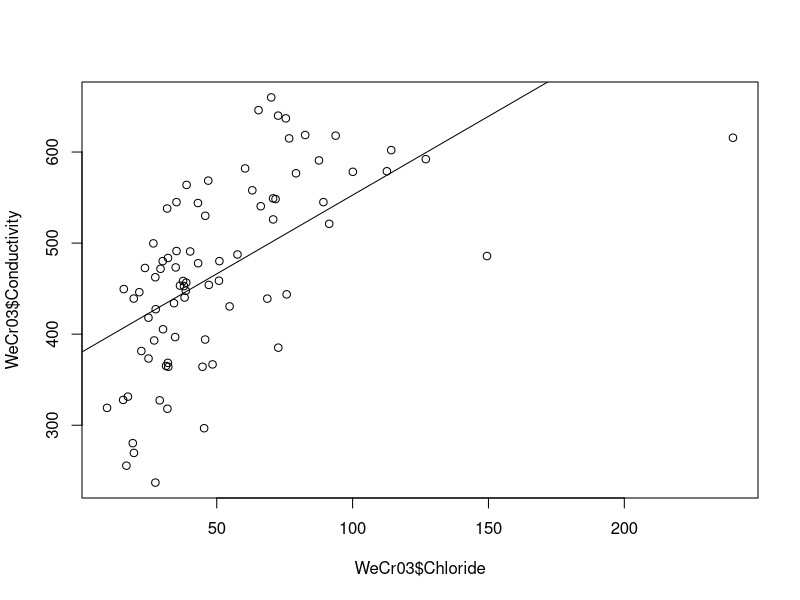
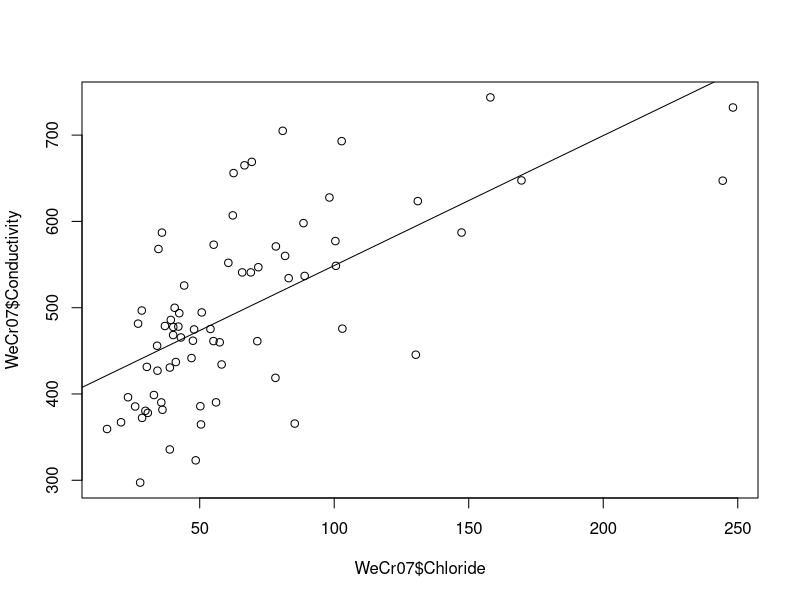
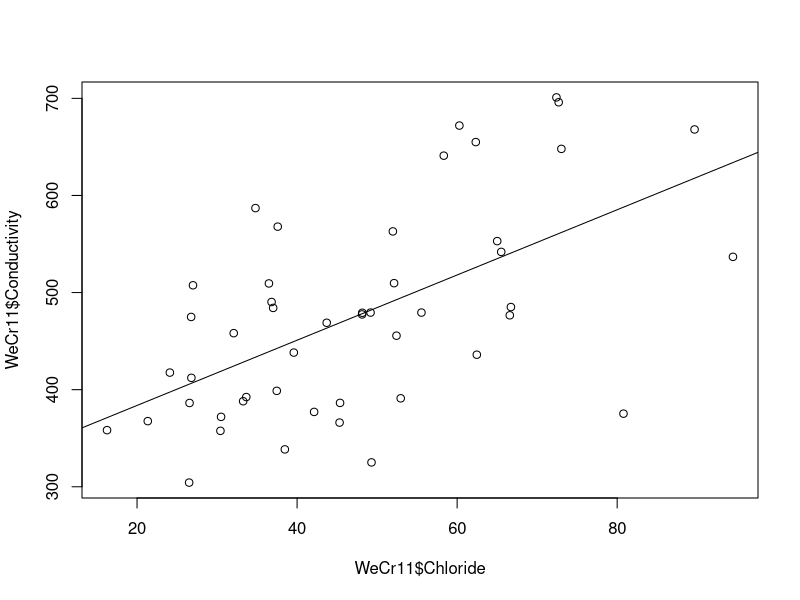
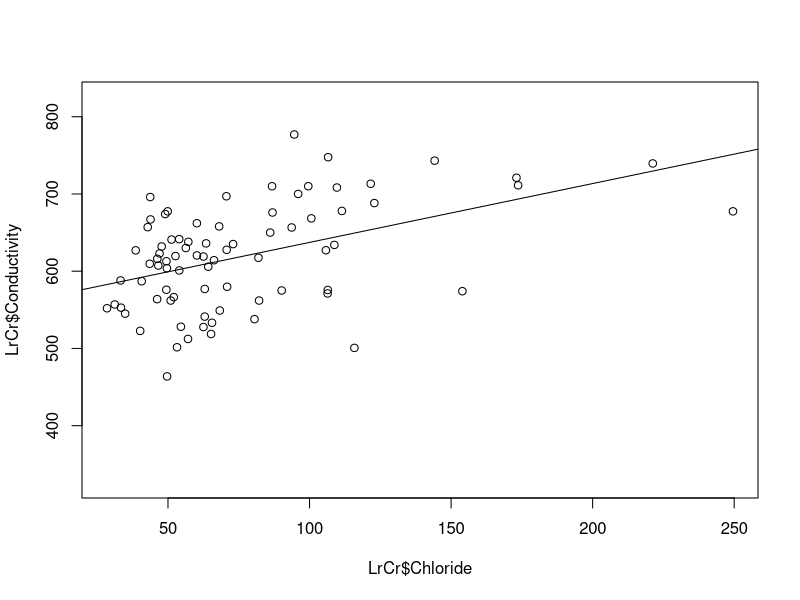
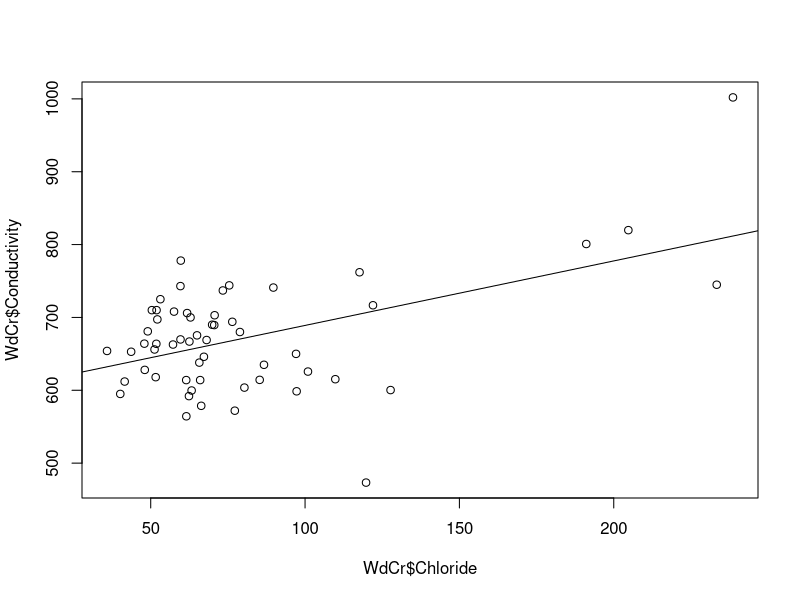
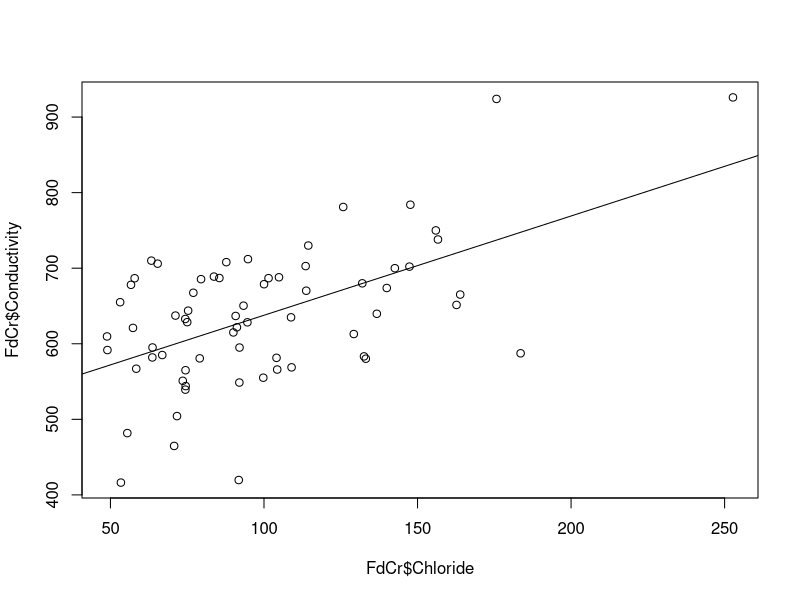
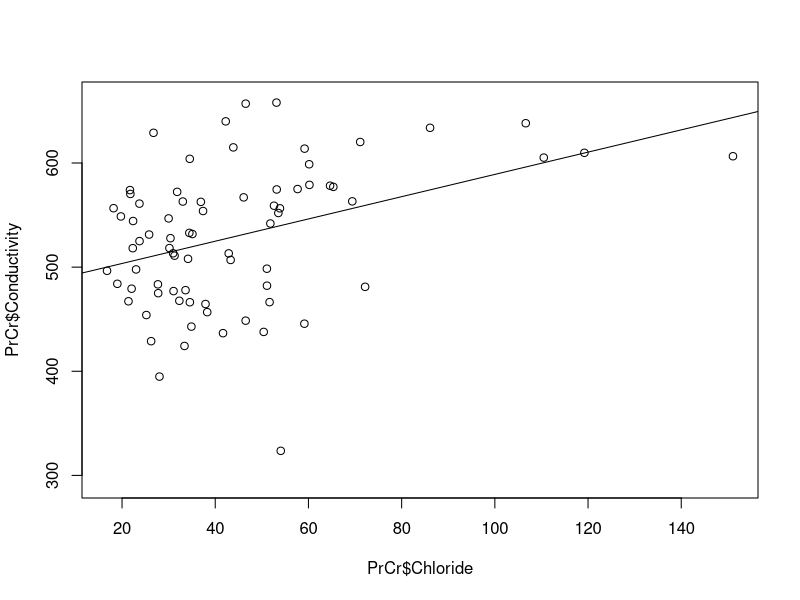
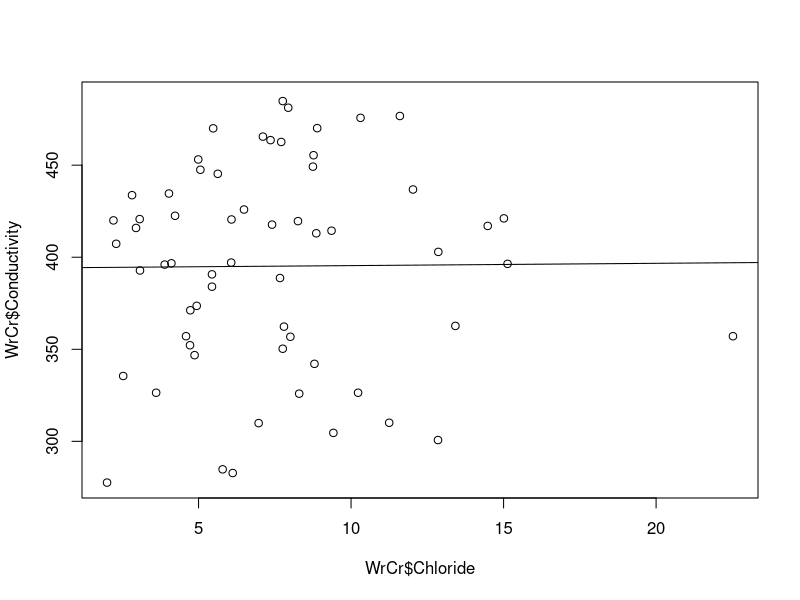

Write the R code that produced these figures, in order. (Note: this script raises an error after producing the figures.)
## ---- chunk 1
waterchem2 <- read.csv("Water Chem.csv")

library(ggplot2)
library(cowplot)

WeCr <- subset(waterchem2, Site== "WeCr03"|Site=="WeCr07"|Site== "WeCr09"|Site== "WeCr11"|Site=="LrCr"|Site== "WdCr"|Site=="PrCr"|Site== "FdCr"|Site=="OhRv01"|Site== "OhRv02")

NfSh <- subset(waterchem2, Site== "NoFr03"|Site=="NoFr02"|Site== "NoFr01"|Site=="WrCr"|Site=="ShCr02"|Site== "ShCr05"|Site=="ShCr06")

BfCr <- subset(waterchem2, Site=="BfCr02"|Site== "CmCr")

AMDs <- subset(waterchem2, Site== "ChCr01"|Site=="NrCr"|Site== "CsCr")

WeCr03 <- subset(waterchem2, Site=="WeCr03")
WeCr07 <- subset(waterchem2, Site=="WeCr07")
WeCr09 <- subset(waterchem2, Site=="WeCr09")
WeCr11 <- subset(waterchem2, Site=="WeCr11")
LrCr <- subset(waterchem2, Site=="LrCr")
WdCr <- subset(waterchem2, Site=="WdCr")
FdCr <- subset(waterchem2, Site=="FdCr")
PrCr <- subset(waterchem2, Site=="PrCr")
WrCr <- subset(waterchem2, Site=="WrCr")
NoFr03 <- subset(waterchem2, Site=="NoFr03")
NoFr02 <- subset(waterchem2, Site=="NoFr02")
NoFr01 <- subset(waterchem2, Site=="NoFr01")
ShCr02 <- subset(waterchem2, Site=="ShCr02")
ShCr05 <- subset(waterchem2, Site=="ShCr05")
ShCr06 <- subset(waterchem2, Site=="ShCr06")
BfCr02 <- subset(waterchem2, Site=="BfCr02")
CmCr <- subset(waterchem2, Site=="CmCr")
OhRv01 <- subset(waterchem2, Site=="OhRv01")
OhRv02 <- subset(waterchem2, Site=="OhRv02")
ChCr01 <- subset(waterchem2, Site=="ChCr01")
NrCr <- subset(waterchem2, Site=="NrCr")
CsCr <- subset(waterchem2, Site=="CsCr")
## ---- chunk 2

summary(lm.WeCr03<-lm(WeCr03$Conductivity~WeCr03$Chloride))
plot(WeCr03$Conductivity~WeCr03$Chloride)
abline(lm.WeCr03)

summary(lm.WeCr07<-lm(WeCr07$Conductivity~WeCr07$Chloride))
plot(WeCr07$Conductivity~WeCr07$Chloride)
abline(lm.WeCr07)     
     
summary(lm.WeCr11<-lm(WeCr11$Conductivity~WeCr11$Chloride))
plot(WeCr11$Conductivity~WeCr11$Chloride)
abline(lm.WeCr11)  

summary(lm.LrCr<-lm(LrCr$Conductivity~LrCr$Chloride))
plot(LrCr$Conductivity~LrCr$Chloride)
abline(lm.LrCr)  

summary(lm.WdCr<-lm(WdCr$Conductivity~WdCr$Chloride))
plot(WdCr$Conductivity~WdCr$Chloride)
abline(lm.WdCr)

summary(lm.FdCr<-lm(FdCr$Conductivity~FdCr$Chloride))
plot(FdCr$Conductivity~FdCr$Chloride)
abline(lm.FdCr)

summary(lm.PrCr<-lm(PrCr$Conductivity~PrCr$Chloride))
plot(PrCr$Conductivity~PrCr$Chloride)
abline(lm.PrCr)

summary(lm.WrCr<-lm(WrCr$Conductivity~WrCr$Chloride))
plot(WrCr$Conductivity~WrCr$Chloride)
abline(lm.WrCr)

summary(lm.NoFr03<-lm(NoFr03$Conductivity~NoFr03$Chloride))
plot(NoFr03$Conductivity~NoFr03$Chloride)
abline(lm.NoFr03) 

summary(lm.NoFr02<-lm(NoFr02$Conductivity~NoFr02$Chloride))
plot(NoFr02$Conductivity~NoFr02$Chloride)
abline(lm.NoFr02) 

summary(lm.NoFr01<-lm(NoFr01$Conductivity~NoFr01$Chloride))
plot(NoFr01$Conductivity~NoFr01$Chloride)
abline(lm.NoFr01)

summary(lm.ShCr02<-lm(ShCr02$Conductivity~ShCr02$Chloride))
plot(ShCr02$Conductivity~ShCr02$Chloride)
abline(lm.ShCr02)

summary(lm.ShCr05<-lm(ShCr05$Conductivity~ShCr05$Chloride))
plot(ShCr05$Conductivity~ShCr05$Chloride)
abline(lm.ShCr05)

summary(lm.ShCr06<-lm(ShCr06$Conductivity~ShCr06$Chloride))
plot(ShCr06$Conductivity~ShCr06$Chloride)
abline(lm.ShCr06)

summary(lm.BfCr02 <-lm(BfCr02 $Conductivity~BfCr02 $Chloride))
plot(BfCr02 $Conductivity~BfCr02 $Chloride)
abline(lm.BfCr02 )

summary(lm.OhRv02<-lm(OhRv02$Conductivity~OhRv02$Chloride))
plot(OhRv02$Conductivity~OhRv02$Chloride)
abline(lm.OhRv02)


summary(lm.ChCr01<-lm(ChCr01$Conductivity~ChCr01$Chloride))
plot(ChCr01$Conductivity~ChCr01$Chloride)
abline(lm.ChCr01)

summary(lm.NrCr <-lm(NrCr $Conductivity~NrCr $Chloride))
plot(NrCr $Conductivity~NrCr $Chloride)
abline(lm.NrCr )

summary(lm.CsCr <-lm(CsCr $Conductivity~CsCr $Chloride))
plot(CsCr $Conductivity~CsCr $Chloride)
abline(lm.CsCr )


## ---- chunk 3
winter2021 <- read.csv("Winter 2021.csv")

WeCr03W21 <- subset(winter2021, Site=="WeCr03")
WeCr07W21 <- subset(winter2021, Site=="WeCr07")
WeCr09W21 <- subset(winter2021, Site=="WeCr09")
LrCrW21 <- subset(winter2021, Site=="LrCr")
WdCrW21 <- subset(winter2021, Site=="WdCr")
FdCrW21 <- subset(winter2021, Site=="FdCr")
PrCrW21 <- subset(winter2021, Site=="PrCr")
WrCrW21 <- subset(winter2021, Site=="WrCr")
NoFr03W21 <- subset(winter2021, Site=="NoFr03")
NoFr02W21 <- subset(winter2021, Site=="NoFr02")
NoFr01W21 <- subset(winter2021, Site=="NoFr01")
ShCr02W21 <- subset(winter2021, Site=="ShCr02")
ShCr05W21 <- subset(winter2021, Site=="ShCr05")
ShCr06W21 <- subset(winter2021, Site=="ShCr06")
BfCr02W21 <- subset(winter2021, Site=="BfCr02")
CmCrW21 <- subset(winter2021, Site=="CmCr")
OhRv01W21 <- subset(winter2021, Site=="OhRv01")
OhRv02W21 <- subset(winter2021, Site=="OhRv02")
ChCr01W21 <- subset(winter2021, Site=="ChCr01")
NrCrW21 <- subset(winter2021, Site=="NrCr")
CsCrW21 <- subset(winter2021, Site=="CsCr")

plot(WeCr03W21$Conductivity~WeCr03W21$Chloride)
abline(lm(WeCr03W21$Conductivity~WeCr03W21$Chloride))
summary(lm(WeCr03W21$Conductivity~WeCr03W21$Chloride))

plot(WeCr07W21$Conductivity~WeCr07W21$Chloride)
abline(lm(WeCr07W21$Conductivity~WeCr07W21$Chloride))
summary(lm(WeCr07W21$Conductivity~WeCr07W21$Chloride))

plot(WeCr09W21$Conductivity~WeCr09W21$Chloride)
abline(lm(WeCr09W21$Conductivity~WeCr09W21$Chloride))
summary(lm(WeCr09W21$Conductivity~WeCr09W21$Chloride))

plot(LrCrW21$Conductivity~LrCrW21$Chloride)
abline(lm(LrCrW21$Conductivity~LrCrW21$Chloride))
summary(lm(LrCrW21$Conductivity~LrCrW21$Chloride))

plot(WdCrW21$Conductivity~WdCrW21$Chloride)
abline(lm(WdCrW21$Conductivity~WdCrW21$Chloride))
summary(lm(WdCrW21$Conductivity~WdCrW21$Chloride))

plot(FdCrW21$Conductivity~FdCrW21$Chloride)
abline(lm(FdCrW21$Conductivity~FdCrW21$Chloride))
summary(lm(FdCrW21$Conductivity~FdCrW21$Chloride))

plot(PrCrW21$Conductivity~PrCrW21$Chloride)
abline(lm(PrCrW21$Conductivity~PrCrW21$Chloride))
summary(lm(PrCrW21$Conductivity~PrCrW21$Chloride))

plot(WrCrW21$Conductivity~WrCrW21$Chloride)
abline(lm(WrCrW21$Conductivity~WrCrW21$Chloride))
summary(lm(WrCrW21$Conductivity~WrCrW21$Chloride))

plot(NoFr03W21$Conductivity~NoFr03W21$Chloride)
abline(lm(NoFr03W21$Conductivity~NoFr03W21$Chloride))
summary(lm(NoFr03W21$Conductivity~NoFr03W21$Chloride))

plot(NoFr02W21$Conductivity~NoFr02W21$Chloride)
abline(lm(NoFr02W21$Conductivity~NoFr02W21$Chloride))
summary(lm(NoFr02W21$Conductivity~NoFr02W21$Chloride))

plot(NoFr01W21$Conductivity~NoFr01W21$Chloride)
abline(lm(NoFr01W21$Conductivity~NoFr01W21$Chloride))
summary(lm(NoFr01W21$Conductivity~NoFr01W21$Chloride))

plot(ShCr02W21$Conductivity~ShCr02W21$Chloride)
abline(lm(ShCr02W21$Conductivity~ShCr02W21$Chloride))
summary(lm(ShCr02W21$Conductivity~ShCr02W21$Chloride))

plot(ShCr05W21$Conductivity~ShCr05W21$Chloride)
abline(lm(ShCr05W21$Conductivity~ShCr05W21$Chloride))
summary(lm(ShCr05W21$Conductivity~ShCr05W21$Chloride))

plot(ShCr06W21$Conductivity~ShCr06W21$Chloride)
abline(lm(ShCr06W21$Conductivity~ShCr06W21$Chloride))
summary(lm(ShCr06W21$Conductivity~ShCr06W21$Chloride))

plot(BfCr02W21$Conductivity~BfCr02W21$Chloride)
abline(lm(BfCr02W21$Conductivity~BfCr02W21$Chloride))
summary(lm(BfCr02W21$Conductivity~BfCr02W21$Chloride))

plot(CmCrW21$Conductivity~CmCrW21$Chloride)
abline(lm(CmCrW21$Conductivity~CmCrW21$Chloride))
summary(lm(CmCrW21$Conductivity~CmCrW21$Chloride))

plot(OhRv01W21$Conductivity~OhRv01W21$Chloride)
abline(lm(OhRv01W21$Conductivity~OhRv01W21$Chloride))
summary(lm(OhRv01W21$Conductivity~OhRv01W21$Chloride))

plot(OhRv02W21$Conductivity~OhRv02W21$Chloride)
abline(lm(OhRv02W21$Conductivity~OhRv02W21$Chloride))
summary(lm(OhRv02W21$Conductivity~OhRv02W21$Chloride))

plot(ChCr01W21$Conductivity~ChCr01W21$Chloride)
abline(lm(ChCr01W21$Conductivity~ChCr01W21$Chloride))
summary(lm(ChCr01W21$Conductivity~ChCr01W21$Chloride))

plot(NrCrW21$Conductivity~NrCrW21$Chloride)
abline(lm(NrCrW21$Conductivity~NrCrW21$Chloride))
summary(lm(NrCrW21$Conductivity~NrCrW21$Chloride))

plot(CsCrW21$Conductivity~CsCrW21$Chloride)
abline(lm(CsCrW21$Conductivity~CsCrW21$Chloride))
summary(lm(CsCrW21$Conductivity~CsCrW21$Chloride))
## ---- chunk 4
winter2020 <- read.csv("Winter 2020.csv")

WeCr03W20 <- subset(winter2020, Site=="WeCr03")
WeCr07W20 <- subset(winter2020, Site=="WeCr07")
WeCr09W20 <- subset(winter2020, Site=="WeCr09")
LrCrW20 <- subset(winter2020, Site=="LrCr")
WdCrW20 <- subset(winter2020, Site=="WdCr")
FdCrW20 <- subset(winter2020, Site=="FdCr")
PrCrW20 <- subset(winter2020, Site=="PrCr")
WrCrW20 <- subset(winter2020, Site=="WrCr")
NoFr03W20 <- subset(winter2020, Site=="NoFr03")
NoFr02W20 <- subset(winter2020, Site=="NoFr02")
NoFr01W20 <- subset(winter2020, Site=="NoFr01")
ShCr02W20 <- subset(winter2020, Site=="ShCr02")
ShCr05W20 <- subset(winter2020, Site=="ShCr05")
ShCr06W20 <- subset(winter2020, Site=="ShCr06")
BfCr02W20 <- subset(winter2020, Site=="BfCr02")
CmCrW20 <- subset(winter2020, Site=="CmCr")
OhRv01W20 <- subset(winter2020, Site=="OhRv01")
OhRv02W20 <- subset(winter2020, Site=="OhRv02")
ChCr01W20 <- subset(winter2020, Site=="ChCr01")
NrCrW20 <- subset(winter2020, Site=="NrCr")
CsCrW20 <- subset(winter2020, Site=="CsCr")

plot(WeCr03W20$Conductivity~WeCr03W20$Chloride)
abline(lm(WeCr03W20$Conductivity~WeCr03W20$Chloride))
summary(lm(WeCr03W20$Conductivity~WeCr03W20$Chloride))

plot(WeCr07W20$Conductivity~WeCr07W20$Chloride)
abline(lm(WeCr07W20$Conductivity~WeCr07W20$Chloride))
summary(lm(WeCr07W20$Conductivity~WeCr07W20$Chloride))

plot(WeCr09W20$Conductivity~WeCr09W20$Chloride)
abline(lm(WeCr09W20$Conductivity~WeCr09W20$Chloride))
summary(lm(WeCr09W20$Conductivity~WeCr09W20$Chloride))

plot(LrCrW20$Conductivity~LrCrW20$Chloride)
abline(lm(LrCrW20$Conductivity~LrCrW20$Chloride))
summary(lm(LrCrW20$Conductivity~LrCrW20$Chloride))

plot(WdCrW20$Conductivity~WdCrW20$Chloride)
abline(lm(WdCrW20$Conductivity~WdCrW20$Chloride))
summary(lm(WdCrW20$Conductivity~WdCrW20$Chloride))

plot(FdCrW20$Conductivity~FdCrW20$Chloride)
abline(lm(FdCrW20$Conductivity~FdCrW20$Chloride))
summary(lm(FdCrW20$Conductivity~FdCrW20$Chloride))

plot(PrCrW20$Conductivity~PrCrW20$Chloride)
abline(lm(PrCrW20$Conductivity~PrCrW20$Chloride))
summary(lm(PrCrW20$Conductivity~PrCrW20$Chloride))

plot(WrCrW20$Conductivity~WrCrW20$Chloride)
abline(lm(WrCrW20$Conductivity~WrCrW20$Chloride))
summary(lm(WrCrW20$Conductivity~WrCrW20$Chloride))

plot(NoFr03W20$Conductivity~NoFr03W20$Chloride)
abline(lm(NoFr03W20$Conductivity~NoFr03W20$Chloride))
summary(lm(NoFr03W20$Conductivity~NoFr03W20$Chloride))

plot(NoFr02W20$Conductivity~NoFr02W20$Chloride)
abline(lm(NoFr02W20$Conductivity~NoFr02W20$Chloride))
summary(lm(NoFr02W20$Conductivity~NoFr02W20$Chloride))

plot(NoFr01W20$Conductivity~NoFr01W20$Chloride)
abline(lm(NoFr01W20$Conductivity~NoFr01W20$Chloride))
summary(lm(NoFr01W20$Conductivity~NoFr01W20$Chloride))

plot(ShCr02W20$Conductivity~ShCr02W20$Chloride)
abline(lm(ShCr02W20$Conductivity~ShCr02W20$Chloride))
summary(lm(ShCr02W20$Conductivity~ShCr02W20$Chloride))

plot(ShCr05W20$Conductivity~ShCr05W20$Chloride)
abline(lm(ShCr05W20$Conductivity~ShCr05W20$Chloride))
summary(lm(ShCr05W20$Conductivity~ShCr05W20$Chloride))

plot(ShCr06W20$Conductivity~ShCr06W20$Chloride)
abline(lm(ShCr06W20$Conductivity~ShCr06W20$Chloride))
summary(lm(ShCr06W20$Conductivity~ShCr06W20$Chloride))

plot(BfCr02W20$Conductivity~BfCr02W20$Chloride)
abline(lm(BfCr02W20$Conductivity~BfCr02W20$Chloride))
summary(lm(BfCr02W20$Conductivity~BfCr02W20$Chloride))

plot(CmCrW20$Conductivity~CmCrW20$Chloride)
abline(lm(CmCrW20$Conductivity~CmCrW20$Chloride))
summary(lm(CmCrW20$Conductivity~CmCrW20$Chloride))

plot(OhRv01W20$Conductivity~OhRv01W20$Chloride)
abline(lm(OhRv01W20$Conductivity~OhRv01W20$Chloride))
summary(lm(OhRv01W20$Conductivity~OhRv01W20$Chloride))

plot(OhRv02W20$Conductivity~OhRv02W20$Chloride)
abline(lm(OhRv02W20$Conductivity~OhRv02W20$Chloride))
summary(lm(OhRv02W20$Conductivity~OhRv02W20$Chloride))

plot(ChCr01W20$Conductivity~ChCr01W20$Chloride)
abline(lm(ChCr01W20$Conductivity~ChCr01W20$Chloride))
summary(lm(ChCr01W20$Conductivity~ChCr01W20$Chloride))

plot(NrCrW20$Conductivity~NrCrW20$Chloride)
abline(lm(NrCrW20$Conductivity~NrCrW20$Chloride))
summary(lm(NrCrW20$Conductivity~NrCrW20$Chloride))

plot(CsCrW20$Conductivity~CsCrW20$Chloride)
abline(lm(CsCrW20$Conductivity~CsCrW20$Chloride))
summary(lm(CsCrW20$Conductivity~CsCrW20$Chloride))
## ---- chunk 5
summer2020 <- read.csv("Summer 2020.csv")

WeCr03S20 <- subset(summer2020, Site=="WeCr03")
WeCr07S20 <- subset(summer2020, Site=="WeCr07")
WeCr09S20 <- subset(summer2020, Site=="WeCr09")
LrCrS20 <- subset(summer2020, Site=="LrCr")
WdCrS20 <- subset(summer2020, Site=="WdCr")
FdCrS20 <- subset(summer2020, Site=="FdCr")
PrCrS20 <- subset(summer2020, Site=="PrCr")
WrCrS20 <- subset(summer2020, Site=="WrCr")
NoFr03S20 <- subset(summer2020, Site=="NoFr03")
NoFr02S20 <- subset(summer2020, Site=="NoFr02")
NoFr01S20 <- subset(summer2020, Site=="NoFr01")
ShCr02S20 <- subset(summer2020, Site=="ShCr02")
ShCr05S20 <- subset(summer2020, Site=="ShCr05")
ShCr06S20 <- subset(summer2020, Site=="ShCr06")
BfCr02S20 <- subset(summer2020, Site=="BfCr02")
CmCrS20 <- subset(summer2020, Site=="CmCr")
OhRv01S20 <- subset(summer2020, Site=="OhRv01")
OhRv02S20 <- subset(summer2020, Site=="OhRv02")
ChCr01S20 <- subset(summer2020, Site=="ChCr01")
NrCrS20 <- subset(summer2020, Site=="NrCr")
CsCrS20 <- subset(summer2020, Site=="CsCr")

plot(WeCr03S20$Conductivity~WeCr03S20$Chloride)
abline(lm(WeCr03S20$Conductivity~WeCr03S20$Chloride))
summary(lm(WeCr03S20$Conductivity~WeCr03S20$Chloride))

plot(WeCr07S20$Conductivity~WeCr07S20$Chloride)
abline(lm(WeCr07S20$Conductivity~WeCr07S20$Chloride))
summary(lm(WeCr07S20$Conductivity~WeCr07S20$Chloride))

plot(WeCr09S20$Conductivity~WeCr09S20$Chloride)
abline(lm(WeCr09S20$Conductivity~WeCr09S20$Chloride))
summary(lm(WeCr09S20$Conductivity~WeCr09S20$Chloride))

plot(LrCrS20$Conductivity~LrCrS20$Chloride)
abline(lm(LrCrS20$Conductivity~LrCrS20$Chloride))
summary(lm(LrCrS20$Conductivity~LrCrS20$Chloride))

plot(WdCrS20$Conductivity~WdCrS20$Chloride)
abline(lm(WdCrS20$Conductivity~WdCrS20$Chloride))
summary(lm(WdCrS20$Conductivity~WdCrS20$Chloride))

plot(FdCrS20$Conductivity~FdCrS20$Chloride)
abline(lm(FdCrS20$Conductivity~FdCrS20$Chloride))
summary(lm(FdCrS20$Conductivity~FdCrS20$Chloride))

plot(PrCrS20$Conductivity~PrCrS20$Chloride)
abline(lm(PrCrS20$Conductivity~PrCrS20$Chloride))
summary(lm(PrCrS20$Conductivity~PrCrS20$Chloride))

plot(WrCrS20$Conductivity~WrCrS20$Chloride)
abline(lm(WrCrS20$Conductivity~WrCrS20$Chloride))
summary(lm(WrCrS20$Conductivity~WrCrS20$Chloride))

plot(NoFr03S20$Conductivity~NoFr03S20$Chloride)
abline(lm(NoFr03S20$Conductivity~NoFr03S20$Chloride))
summary(lm(NoFr03S20$Conductivity~NoFr03S20$Chloride))

plot(NoFr02S20$Conductivity~NoFr02S20$Chloride)
abline(lm(NoFr02S20$Conductivity~NoFr02S20$Chloride))
summary(lm(NoFr02S20$Conductivity~NoFr02S20$Chloride))

plot(NoFr01S20$Conductivity~NoFr01S20$Chloride)
abline(lm(NoFr01S20$Conductivity~NoFr01S20$Chloride))
summary(lm(NoFr01S20$Conductivity~NoFr01S20$Chloride))

plot(ShCr02S20$Conductivity~ShCr02S20$Chloride)
abline(lm(ShCr02S20$Conductivity~ShCr02S20$Chloride))
summary(lm(ShCr02S20$Conductivity~ShCr02S20$Chloride))

plot(ShCr05S20$Conductivity~ShCr05S20$Chloride)
abline(lm(ShCr05S20$Conductivity~ShCr05S20$Chloride))
summary(lm(ShCr05S20$Conductivity~ShCr05S20$Chloride))

plot(ShCr06S20$Conductivity~ShCr06S20$Chloride)
abline(lm(ShCr06S20$Conductivity~ShCr06S20$Chloride))
summary(lm(ShCr06S20$Conductivity~ShCr06S20$Chloride))

plot(BfCr02S20$Conductivity~BfCr02S20$Chloride)
abline(lm(BfCr02S20$Conductivity~BfCr02S20$Chloride))
summary(lm(BfCr02S20$Conductivity~BfCr02S20$Chloride))

plot(CmCrS20$Conductivity~CmCrS20$Chloride)
abline(lm(CmCrS20$Conductivity~CmCrS20$Chloride))
summary(lm(CmCrS20$Conductivity~CmCrS20$Chloride))

plot(OhRv01S20$Conductivity~OhRv01S20$Chloride)
abline(lm(OhRv01S20$Conductivity~OhRv01S20$Chloride))
summary(lm(OhRv01S20$Conductivity~OhRv01S20$Chloride))

plot(OhRv02S20$Conductivity~OhRv02S20$Chloride)
abline(lm(OhRv02S20$Conductivity~OhRv02S20$Chloride))
summary(lm(OhRv02S20$Conductivity~OhRv02S20$Chloride))

plot(ChCr01S20$Conductivity~ChCr01S20$Chloride)
abline(lm(ChCr01S20$Conductivity~ChCr01S20$Chloride))
summary(lm(ChCr01S20$Conductivity~ChCr01S20$Chloride))

plot(NrCrS20$Conductivity~NrCrS20$Chloride)
abline(lm(NrCrS20$Conductivity~NrCrS20$Chloride))
summary(lm(NrCrS20$Conductivity~NrCrS20$Chloride))

plot(CsCrS20$Conductivity~CsCrS20$Chloride)
abline(lm(CsCrS20$Conductivity~CsCrS20$Chloride))
summary(lm(CsCrS20$Conductivity~CsCrS20$Chloride))
## ---- chunk 6
summer2019 <- read.csv("Summer 2019.csv")

WeCr03S19 <- subset(summer2019, Site=="WeCr03")
WeCr07S19 <- subset(summer2019, Site=="WeCr07")
WeCr09S19 <- subset(summer2019, Site=="WeCr09")
LrCrS19 <- subset(summer2019, Site=="LrCr")
WdCrS19 <- subset(summer2019, Site=="WdCr")
FdCrS19 <- subset(summer2019, Site=="FdCr")
PrCrS19 <- subset(summer2019, Site=="PrCr")
WrCrS19 <- subset(summer2019, Site=="WrCr")
NoFr03S19 <- subset(summer2019, Site=="NoFr03")
NoFr02S19 <- subset(summer2019, Site=="NoFr02")
NoFr01S19 <- subset(summer2019, Site=="NoFr01")
ShCr02S19 <- subset(summer2019, Site=="ShCr02")
ShCr05S19 <- subset(summer2019, Site=="ShCr05")
ShCr06S19 <- subset(summer2019, Site=="ShCr06")
BfCr02S19 <- subset(summer2019, Site=="BfCr02")
CmCrS19 <- subset(summer2019, Site=="CmCr")
OhRv01S19 <- subset(summer2019, Site=="OhRv01")
OhRv02S19 <- subset(summer2019, Site=="OhRv02")
ChCr01S19 <- subset(summer2019, Site=="ChCr01")
NrCrS19 <- subset(summer2019, Site=="NrCr")
CsCrS19 <- subset(summer2019, Site=="CsCr")

plot(WeCr03S19$Conductivity~WeCr03S19$Chloride)
abline(lm(WeCr03S19$Conductivity~WeCr03S19$Chloride))
summary(lm(WeCr03S19$Conductivity~WeCr03S19$Chloride))

plot(WeCr07S19$Conductivity~WeCr07S19$Chloride)
abline(lm(WeCr07S19$Conductivity~WeCr07S19$Chloride))
summary(lm(WeCr07S19$Conductivity~WeCr07S19$Chloride))

plot(WeCr09S19$Conductivity~WeCr09S19$Chloride)
abline(lm(WeCr09S19$Conductivity~WeCr09S19$Chloride))
summary(lm(WeCr09S19$Conductivity~WeCr09S19$Chloride))

plot(LrCrS19$Conductivity~LrCrS19$Chloride)
abline(lm(LrCrS19$Conductivity~LrCrS19$Chloride))
summary(lm(LrCrS19$Conductivity~LrCrS19$Chloride))

plot(WdCrS19$Conductivity~WdCrS19$Chloride)
abline(lm(WdCrS19$Conductivity~WdCrS19$Chloride))
summary(lm(WdCrS19$Conductivity~WdCrS19$Chloride))

plot(FdCrS19$Conductivity~FdCrS19$Chloride)
abline(lm(FdCrS19$Conductivity~FdCrS19$Chloride))
summary(lm(FdCrS19$Conductivity~FdCrS19$Chloride))

plot(PrCrS19$Conductivity~PrCrS19$Chloride)
abline(lm(PrCrS19$Conductivity~PrCrS19$Chloride))
summary(lm(PrCrS19$Conductivity~PrCrS19$Chloride))

plot(WrCrS19$Conductivity~WrCrS19$Chloride)
abline(lm(WrCrS19$Conductivity~WrCrS19$Chloride))
summary(lm(WrCrS19$Conductivity~WrCrS19$Chloride))

plot(NoFr03S19$Conductivity~NoFr03S19$Chloride)
abline(lm(NoFr03S19$Conductivity~NoFr03S19$Chloride))
summary(lm(NoFr03S19$Conductivity~NoFr03S19$Chloride))

plot(NoFr02S19$Conductivity~NoFr02S19$Chloride)
abline(lm(NoFr02S19$Conductivity~NoFr02S19$Chloride))
summary(lm(NoFr02S19$Conductivity~NoFr02S19$Chloride))

plot(NoFr01S19$Conductivity~NoFr01S19$Chloride)
abline(lm(NoFr01S19$Conductivity~NoFr01S19$Chloride))
summary(lm(NoFr01S19$Conductivity~NoFr01S19$Chloride))

plot(ShCr02S19$Conductivity~ShCr02S19$Chloride)
abline(lm(ShCr02S19$Conductivity~ShCr02S19$Chloride))
summary(lm(ShCr02S19$Conductivity~ShCr02S19$Chloride))

plot(ShCr05S19$Conductivity~ShCr05S19$Chloride)
abline(lm(ShCr05S19$Conductivity~ShCr05S19$Chloride))
summary(lm(ShCr05S19$Conductivity~ShCr05S19$Chloride))

plot(ShCr06S19$Conductivity~ShCr06S19$Chloride)
abline(lm(ShCr06S19$Conductivity~ShCr06S19$Chloride))
summary(lm(ShCr06S19$Conductivity~ShCr06S19$Chloride))

plot(BfCr02S19$Conductivity~BfCr02S19$Chloride)
abline(lm(BfCr02S19$Conductivity~BfCr02S19$Chloride))
summary(lm(BfCr02S19$Conductivity~BfCr02S19$Chloride))

plot(CmCrS19$Conductivity~CmCrS19$Chloride)
abline(lm(CmCrS19$Conductivity~CmCrS19$Chloride))
summary(lm(CmCrS19$Conductivity~CmCrS19$Chloride))

plot(OhRv01S19$Conductivity~OhRv01S19$Chloride)
abline(lm(OhRv01S19$Conductivity~OhRv01S19$Chloride))
summary(lm(OhRv01S19$Conductivity~OhRv01S19$Chloride))

plot(OhRv02S19$Conductivity~OhRv02S19$Chloride)
abline(lm(OhRv02S19$Conductivity~OhRv02S19$Chloride))
summary(lm(OhRv02S19$Conductivity~OhRv02S19$Chloride))

plot(ChCr01S19$Conductivity~ChCr01S19$Chloride)
abline(lm(ChCr01S19$Conductivity~ChCr01S19$Chloride))
summary(lm(ChCr01S19$Conductivity~ChCr01S19$Chloride))

plot(NrCrS19$Conductivity~NrCrS19$Chloride)
abline(lm(NrCrS19$Conductivity~NrCrS19$Chloride))
summary(lm(NrCrS19$Conductivity~NrCrS19$Chloride))

plot(CsCrS19$Conductivity~CsCrS19$Chloride)
abline(lm(CsCrS19$Conductivity~CsCrS19$Chloride))
summary(lm(CsCrS19$Conductivity~CsCrS19$Chloride))
## ---- chunk 7

BfCr022020 <-c(9.88, 11, 10.73, 6.69, 19.14, 19.12, 18.51, 19.43, 31.5) 

BfCr022021 <-c(64.24, 42.7, 56.5, 49.51,72.75 ,96.95 ,39.28 ,53.61 ,48.3 ,65.55 ,66.71)


ChCr012020 <-c(72.17,70.11,53.01,28.47,42.85,55.24,46.08,51.23,49.44,52.35,46.59,45.91)

ChCr012021 <-c(180.78,138.41,156.83,110.98,150.78,158.58,133.42,190.51,128.66)


CmCr2020 <-c(3.93,12.62,10.32,5.13,6.21,11.7,7.2,9.26,10.14)

CmCr2021 <-c(29.56,26.56,28.74,33.25,35.18,18.28,29.03,33.86,45.51,21.18)


CsCr2020 <-c(96.05,92.68,75.37,58.71,61.73,62.81,85.3,100.79,82.86,108.86,306.73,116.73)

CsCr2021 <-c(304.08,194.52,182.04,256.86,257.4,384.08,272.82)


FdCr2020 <-c(76.99,79.5,63.7,49.01,48.89,83.7,57.88,75,94.6,108.98,75.3,90.77)

FdCr2021 <-c(101.48,91.18,139.98,100.02,113.56,162.7,113.76,147.37,156.65,163.9)


LrCr2020 <-c(57.18,60.2,46.58,33.25,43.55,49.9,53.95,62.53,60.22,82.18,106.57,66.26)

LrCr2021 <-c(99.56,81.95,173.09,93.69,109.66,221.24,100.63,122.89,144.19,173.68,249.57,121.61)


NoFr012020 <-c(36.86,34.86,28.96,14.97,26.04,29.17,22.82,25.73,21.08)

NoFr012021 <-c(93.23,70.65,153.38,101.12,92.99,178.4,75.12,95.87,112.3,123.08,89.09)


NoFr022020 <-c(33.3,34.78,29.99,18.08,27.93,31.32,20.56,23.84,24.13)

NoFr022021 <-c(81.56,64.24,162.56,96.76,81.65,158.3,68.52,93.81,115.72,129.76,144.05)


NoFr032020 <-c(12.78,14.49,6.71,4.47,7.89,9.81,7.34,8.24,6.04)

NoFr032021 <-c(20.13,21.98,25.85,28.61,26.49,38.89,22.72,35.91,45.91,59.88,30.3)


NrCr2020 <-c(203.74,185.57,190.33,139.2,144.27,144.88,177.89,183.79,200.67,175.99,276.43,315.92)

NrCr2021 <-c(1408.33,420.83,372,558.89,582.3,556.8)


OhRv012020 <-c(26.26
,19.06
,42.7
,11.63
,11.26
,18.13
,29.31
,21.37
,27.58
,49.48
,22.83)

OhRv012021 <-c(60.56
,91.66
,142.49
,125.56)


OhRv022020 <-c(21.52
,18.97
,16.52
,19.87
,12.82
,17.28
,39.82
,35.35
,44.37
,59.68
,24.52
,27.12)

OhRv022021 <-c(52.56
,53.28
,50.14
,61.94
,58.43
,64.1
,68.04
,59.91
,86.29
,154.87
,141.38)


PrCr2020 <-c(37.38
,31.83
,30.39
,16.78
,18.99
,21.79
,18.18
,31.27
,34.16
,50.4
,30.17
,35.1)

PrCr2021 <-c(59.17
,53.88
,106.63
,60.16
,71.11
,119.22
,53.54
,65.34
,86.1
,110.5
,151.1
,69.41)


ShCr022020 <-c(59.29
,61.66
,110.44
,61.37
,52.19
,110.65
,43.02
,45.88
,40.03)

ShCr022021 <-c(222.45
,140.29
,381.81
,318.61
,123.26
,372.98
,139.24
,172.4
,161.85
,247.4
,159.29)


ShCr052020 <-c(15.39
,27.81
,14.35
,23.16
,26.17
,33.14
,20.48)

ShCr052021 <-c(66.92
,62.72
,103.94)


ShCr062020 <-c(33.56
,75.47
,111.56
,71.29
,65.45
,72.55
,36.73
,52.61
,35.98)

ShCr062021 <-c(400
,188.69
,440.05
,393.61
,184.62
,351.26
,190.35
,219.76
,187.69
,256.27
,147.48)


WdCr2020 <-c(75.44
,73.37
,59.65
,43.66
,51.82
,49.04
,52.15
,62.53
,65
,85.3
,238.62
,70.58)

WdCr2021 <-c(191.1
,122
,204.73
,233.36)


WeCr032020 <-c(38.61
,43.15
,46.87
,36.48
,9.63
,19.1
,30.12
,27.54
,29.01
,31.35
,27.42
,100.09
,38.78)

WeCr032021 <-c(82.55
,66.19
,126.95
,70.73
,87.62
,239.98
,45.74
,91.39
,112.62
,114.22
,149.46
,68.61)


WeCr072020 <-c(34.16
,39.25
,26
,15.55
,20.76
,27.09
,30.35
,29.81
,35.73
,48.51
,50.75)

WeCr072021 <-c(83.06
,71.78
,169.6
,98.22
,158.05
,248.22
,71.41
,100.62
,131.07
,147.33
,244.41)


WeCr092020 <-c(25.83
,26.61
,37.6
,23.18
,6.37
,9.69
,18.33
,13.14
,12.31
,19.67
,17.8
,16.96
,20.43)

WeCr092021 <-c(57.66
,58.32
,68.16
,48.78
,64.43
,72.52
,26.8
,47.36
,50.62
,72.43
,98
,41.46)


WrCr2020 <-c(4.23
,2.21
,2.53
,4.87
,6.49
,4.11
,4.59
,2.95)

WrCr2021 <-c(7.71
,8.26
,7.8
,7.41
,8.75
,7.76
,13.42
,15.01
,14.48
,15.13
,12.85)

## ---- chunk 8
t.test(BfCr022020, BfCr022021, alternative = "two.sided", var.equal = TRUE)

t.test(ChCr012020, ChCr012021, alternative = "two.sided", var.equal = TRUE)

t.test(CmCr2020, CmCr2021, alternative = "two.sided", var.equal = TRUE)

t.test(CsCr2020, CsCr2021, alternative = "two.sided", var.equal = TRUE)

t.test(FdCr2020, FdCr2021, alternative = "two.sided", var.equal = TRUE)

t.test(LrCr2020, LrCr2021, alternative = "two.sided", var.equal = TRUE)

t.test(NoFr012020, NoFr012021, alternative = "two.sided", var.equal = TRUE)

t.test(NoFr022020, NoFr022021, alternative = "two.sided", var.equal = TRUE)

t.test(NoFr032020, NoFr032021, alternative = "two.sided", var.equal = TRUE)

t.test(NrCr2020, NrCr2021, alternative = "two.sided", var.equal = TRUE)

t.test(OhRv012020, OhRv012021, alternative = "two.sided", var.equal = TRUE)

t.test(OhRv022020, OhRv022021, alternative = "two.sided", var.equal = TRUE)

t.test(PrCr2020, PrCr2021, alternative = "two.sided", var.equal = TRUE)

t.test(ShCr022020, ShCr022021, alternative = "two.sided", var.equal = TRUE)

t.test(ShCr052020, ShCr052021, alternative = "two.sided", var.equal = TRUE)

t.test(ShCr062020, ShCr062021, alternative = "two.sided", var.equal = TRUE)

t.test(WdCr2020, WdCr2021, alternative = "two.sided", var.equal = TRUE)

t.test(WeCr032020, WeCr032021, alternative = "two.sided", var.equal = TRUE)

t.test(WeCr072020, WeCr072021, alternative = "two.sided", var.equal = TRUE)

t.test(WeCr092020, WeCr092021, alternative = "two.sided", var.equal = TRUE)

t.test(WrCr2020, WrCr2021, alternative = "two.sided", var.equal = TRUE)

## ---- chunk 9
wilcox.test(BfCr022020, BfCr022021)

wilcox.test(ChCr012020, ChCr012021)

wilcox.test(CmCr2020, CmCr2021)

wilcox.test(CsCr2020, CsCr2021)

wilcox.test(FdCr2020, FdCr2021)

wilcox.test(LrCr2020, LrCr2021)

wilcox.test(NoFr012020, NoFr012021)

wilcox.test(NoFr022020, NoFr022021)

wilcox.test(NoFr032020, NoFr032021)

wilcox.test(NrCr2020, NrCr2021)

wilcox.test(OhRv012020, OhRv012021)

wilcox.test(OhRv022020, OhRv022021)

wilcox.test(PrCr2020, PrCr2021)

wilcox.test(ShCr022020, ShCr022021)

wilcox.test(ShCr052020, ShCr052021)

wilcox.test(ShCr062020, ShCr062021)

wilcox.test(WdCr2020, WdCr2021)

wilcox.test(WeCr032020, WeCr032021)

wilcox.test(WeCr072020, WeCr072021)

wilcox.test(WeCr092020, WeCr092021)

wilcox.test(WrCr2020, WrCr2021)
## ---- chunk 10
WCBfCr0220 <-c(315
,474.6
,528.8
,343.7
,405
,455.5
,423.1
,402.5
,395.6)

WCBfCr0221 <-c(569.1
,509.6
,488.5
,508.5
,532.5
,545.9
,405.7
,473.2
,497.1
,475.5
,484.6)


WCChCr0120 <-c(1285
,1379
,1116
,871
,853.1
,1177
,955
,888
,846
,693.4
,822
,941)

WCChCr0121 <-c(1712
,2330
,2996
,1200
,1518
,1718
,1701
,1669
,1043)


WCCmCr20 <-c(295.1
,473.7
,528.8
,349.1
,391.9
,441.2
,343.6
,412.1
,405.6)

WCCmCr21 <-c(546.9
,504
,487.8
,485.1
,493.5
,397
,465.7
,477.8
,456.6
,400.1)


WCCsCr20 <-c(937
,947
,841
,736.7
,750.7
,900
,808.1
,784.3
,741.2
,661.8
,1153
,829)

WCCsCr21 <-c(1224
,929
,972
,1154
,1075
,1098
,1074)


WCFdCr20 <-c(667.5
,685.5
,595.1
,591.7
,609.7
,688.9
,686.7
,628.6
,628.4
,568.8
,643.8
,636.8)

WCFdCr21 <-c(686.8
,621.8
,673.8
,678.8
,702.8
,651.4
,670.2
,702.1
,738
,665.1)


WCLrCr20 <-c(638
,662.1
,607.3
,588
,609.6
,677.5
,641.5
,619
,620.4
,562
,747.6
,614.2)

WCLrCr21 <-c(710
,617.4
,721
,656.6
,708.3
,739.5
,668.4
,688.2
,743.1
,711.2
,677.5
,713.2)


WCNoFr0120 <-c(644.5
,737.5
,628.8
,510
,539.1
,618.4
,593
,565.1
,379.2)

WCNoFr0121 <-c(1037
,748.7
,844
,805.3
,863.4
,803.5
,607.3
,700.9
,749.9
,729.2
,682.2)


WCNoFr0220 <-c(338.1
,621.6
,327.9
,440.8
,461.6
,521.6
,504.8
,458.5
,489.9)

WCNoFr0221 <-c(656.8
,590.3
,741.9
,631.6
,655.4
,577.3
,523.7
,587.7
,612.7
,598.1
,692.8)


WCNoFr0320 <-c(439.1
,499.4
,419.7
,338.6
,359.7
,424.4
,386.1
,376
,417)

WCNoFr0321 <-c(513.6
,466.4
,469.2
,471.6
,508
,437.8
,391.1
,452.1
,455.6
,446.2
,368.5)


WCNrCr20 <-c(1823
,1729
,2297
,1678
,1435
,1337
,1724
,1466
,1445
,1355
,1213
,1575)

WCNrCr21 <-c(3193
,2076
,2374
,2856
,2895
,1955)


WCOhRv0120 <-c(278
,245.5
,341.2
,326.9
,224.2
,252.9
,279.6
,250.4
,269
,292.1
,284.8)

WCOhRv0121 <-c(251.7
,360.4
,426.1
,587.9)


WCOhRv0220 <-c(276.3
,244.2
,342.3
,331.1
,225.6
,243.9
,274.4
,196.1
,224.9
,294.1
,244.5
,271.5)

WCOhRv0221 <-c(374.5
,313.8
,299.1
,235.6
,280
,249.5
,244.5
,279.7
,343
,434.2
,544.3)


WCPrCr20 <-c(553.9
,572.3
,527.8
,496.5
,484
,570.3
,556.6
,511
,508
,437.8
,518.3
,531.8)

WCPrCr21 <-c(613.8
,556.5
,638.2
,598.8
,620.2
,609.8
,552
,577.1
,633.8
,605.2
,606.5
,563.2)


WCShCr0220 <-c(754
,764.2
,1065
,703.7
,686.4
,995
,699.1
,662.1
,640.9)

WCShCr0221 <-c(1401
,947
,1512
,1499
,953
,1412
,746.6
,910.4
,994
,1245
,1025)


WCShCr0520  <-c(515
,568.6
,408.4
,420.6
,493.6
,487.3
,450.2)

WCShCr0521 <-c(599.2
,482.8
,534.1)


WCShCr0620  <-c(734
,829
,1235
,747.8
,724.1
,832.6
,713.2
,718.1
,694.6)

WCShCr0621 <-c(1914
,1135
,1685
,1670
,1218
,1340
,1088
,1146
,1121
,1294
,979)


WCWdCr20 <-c(744
,737
,669.8
,652.9
,663.8
,680.9
,697.3
,666.9
,675.4
,614.3
,1002
,689.5)

WCWdCr21 <-c(800.8
,716.7
,819.8
,744.9)


WCWeCr0320 <-c(447.7
,477.9
,568.6
,453.3
,319.1
,280.3
,480.2
,427.4
,327.3
,365.1
,237
,578.3
,456.6)

WCWeCr0321 <-c(618.7
,540.5
,592.2
,549.1
,590.8
,615.7
,394.1
,521.2
,578.9
,602.1
,485.8
,439)


WCWeCr0720 <-c(455.9
,485.8
,385.5
,359.4
,367.2
,481.5
,431.4
,380.5
,390.2
,323.1
,494.5)

WCWeCr0721 <-c(534.2
,546.9
,647.5
,627.7
,743.7
,732
,461.2
,548.5
,623.5
,587.1
,647.2)


WCWeCr0920 <-c(438.4
,448
,556
,397.8
,282.9
,252.7
,460.2
,429.6
,287
,352.5
,212.4
,386.4
,412.3)

WCWeCr0921 <-c(540.9,
505.4,
519.9,
488.6,
483.3,
487.6,
385.9,
457.9,
471.2,
432.3,
399,
386.5)


WCWrCr20 <-c(422.5,
420,
335.5,
346.8,
425.9,
396.7,
357.1,
415.9)

WCWrCr21 <-c(462.6,
419.6,
362.3,
417.7,
449.2,
350.3,
362.7,
421.1,
417,
396.4,
300.7)

## ---- chunk 11
t.test(WCBfCr0220, WCBfCr0221, alternative = "two.sided", var.equal = TRUE)

t.test(WCChCr0120, WCChCr0121, alternative = "two.sided", var.equal = TRUE)

t.test(WCCmCr20, WCCmCr21, alternative = "two.sided", var.equal = TRUE)

t.test(WCCsCr20, WCCsCr21, alternative = "two.sided", var.equal = TRUE)

t.test(WCFdCr20, WCFdCr21, alternative = "two.sided", var.equal = TRUE)

t.test(WCLrCr20, WCLrCr21, alternative = "two.sided", var.equal = TRUE)

t.test(WCNoFr0120, WCNoFr0121, alternative = "two.sided", var.equal = TRUE)

t.test(WCNoFr0220, WCNoFr0221, alternative = "two.sided", var.equal = TRUE)

t.test(WCNoFr0320, WCNoFr0321, alternative = "two.sided", var.equal = TRUE)

t.test(WCNrCr20, WCNrCr21, alternative = "two.sided", var.equal = TRUE)

t.test(WCOhRv0120, WCOhRv0121, alternative = "two.sided", var.equal = TRUE)

t.test(WCOhRv0220, WCOhRv0221, alternative = "two.sided", var.equal = TRUE)

t.test(WCPrCr20, WCPrCr21, alternative = "two.sided", var.equal = TRUE)

t.test(WCShCr0220, WCShCr0221, alternative = "two.sided", var.equal = TRUE)

t.test(WCShCr0520, WCShCr0521, alternative = "two.sided", var.equal = TRUE)

t.test(WCShCr0620, WCShCr0621, alternative = "two.sided", var.equal = TRUE)

t.test(WCWdCr20, WCWdCr21, alternative = "two.sided", var.equal = TRUE)

t.test(WCWeCr0320, WCWeCr0321, alternative = "two.sided", var.equal = TRUE)

t.test(WCWeCr0720, WCWeCr0721, alternative = "two.sided", var.equal = TRUE)

t.test(WCWeCr0920, WCWeCr0921, alternative = "two.sided", var.equal = TRUE)

t.test(WCWrCr20, WCWrCr21, alternative = "two.sided", var.equal = TRUE)
## ---- chunk 12
wilcox.test(WCBfCr0220, WCBfCr0221)

wilcox.test(WCChCr0120, WCChCr0121)

wilcox.test(WCCmCr20, WCCmCr21)

wilcox.test(WCCsCr20, WCCsCr21)

wilcox.test(WCFdCr20, WCFdCr21)

wilcox.test(WCLrCr20, WCLrCr21)

wilcox.test(WCNoFr0120, WCNoFr0121)

wilcox.test(WCNoFr0220, WCNoFr0221)

wilcox.test(WCNoFr0320, WCNoFr0321)

wilcox.test(WCNrCr20, WCNrCr21)

wilcox.test(WCOhRv0120, WCOhRv0121)

wilcox.test(WCOhRv0220, WCOhRv0221)

wilcox.test(WCPrCr20, WCPrCr21)

wilcox.test(WCShCr0220, WCShCr0221)

wilcox.test(WCShCr0520, WCShCr0521)

wilcox.test(WCShCr0620, WCShCr0621)

wilcox.test(WCWdCr20, WCWdCr21)

wilcox.test(WCWeCr0320, WCWeCr0321)

wilcox.test(WCWeCr0720, WCWeCr0721)

wilcox.test(WCWeCr0920, WCWeCr0921)

wilcox.test(WCWrCr20, WCWrCr21)
## ---- chunk 13
BfCr01cl19 <-c(18.21,
14.4,
20.4,
20.23,
18.41,
16.53,
14.58,
11.81,
20.98)

BfCr01cl20 <-c(20.47,
13.74,
9.45,
30.06,
35.93,
33.8,
33.38,
40.22,
24.29,
23.44,
30.39)


BfCr02cl19 <-c(19.72,
14.99,
19.93,
18.34,
18.8,
18.57,
15.74,
12.88,
25.1)

BfCr01cl20 <-c(12.54,
14.16,
32.51,
35.71,
47.86,
30.86,
61.55,
32.34,
42.46,
36.75)


ChCr01cl19 <-c(34.53,
60.8,
77.81,
70.49,
69.32,
73.97,
89.99,
144.52)

ChCr01cl20 <-c(70.74,
68.9,
83.42,
108.41,
133.43,
141.34,
156.99,
199.23,
95.77,
135.32,
139.95,
158.2,
120.38)


CmCrcl19 <-c(4.98,
16.78,
16.19,
13.1,
8.01)

CmCrcl20 <-c(30.84,
9.29,
25.06,
29.7,
25.37,
39.91,
19.04,
24.45,
36.72,
27.45)


CsCrcl19 <-c(98.55,
131.22,
139,
93.6,
106.31,
57.56,
88.5,
96.04)

CsCrcl20 <-c(60.61,
72.93,
75.7,
133.07,
160.94,
73.53,
174,
174.4,
115.63,
132.86,
123.06,
130.33)


FdCrcl19 <-c(55.49,
132.01,
108.81,
74.45,
58.4,
56.69,
94.78)

FdCrcl20 <-c(57.34,
53.16,
65.37,
74.5,
114.43,
147.67,
175.72,
155.96,
73.55,
85.47,
87.73,
125.8,
70.75)

LrCrcl19 <-c(47.77,
46.17,
53.99,
40.18,
31.19,
33.4,
34.86,
50.96,
62.98,
28.47,
43.83,
47.02,
46.22,
42.84,
40.71)

LrCrcl20 <-c(49.43,
38.59,
49.02,
65.21,
86.92,
54.56,
94.6,
108.77,
53.19,
63.46,
95.98,
86.76,
68.07)


NoFr01cl19 <-c(36.56,
35.26,
42.25,
34.21,
29.65,
26.84,
26.29,
24.64,
26.73,
32.6)

NoFr01cl20 <-c(48.22,
23.74,
27.74,
57.51,
70.79,
69.19,
70.98,
87.41,
45.38,
61.52,
63.95,
16.13,
60.67)


NoFr02cl19 <-c(45.1,
37.69,
42.83,
33.09,
45.05,
27.06,
30.89,
28.81)

NoFr02cl20 <-c(62.9,
29.4,
29.63,
63.19,
78.47,
89.91,
82.01,
93.31,
53.77,
64.46,
71.99,
81.31,
80.89)


NoFr03cl19 <-c(12.17,
15.22,
13.01,
8.97,
8.79,
4.56,
8.3,
5.38,
10.17)

NoFr03cl20 <-c(20.51,
7.85,
9.75,
15.41,
21.35,
15.16,
14.38,
21.34,
14.49,
15.61,
15.16,
70.25,
15.6)


NrCrcl19 <-c(216.63,
255.74,
228.85,
246.81,
194.02,
165.27,
201.12,
154.45)

NrCrcl20 <-c(276.53,
129.11,
110.28,
161.83,
195.25,
124.12,
218.38,
209.82,
200.2,
205.47)


OhRv01cl19 <-c(12,
7.97,
15.31,
14.25,
9.87,
23.83,
15.54,
28.44,
25.06,
21.08,
16.28,
15.89,
22.78,
25.28)

OhRv01cl20 <-c(45.18,
25.76,
25.41,
39.65,
49.13,
48.88,
48.94,
67.64,
57.45,
34.48)


OhRv02cl19 <-c(10.48,
5.34,
8.63,
7.23,
6.27,
25.69,
8.29,
25.25,
23.79,
14.14,
19.28,
22.92,
19.99,
27.13)

OhRv02cl20 <-c(41.08,
26.44,
26.77,
38.45,
49.76,
49.36,
49.59,
69.76,
60.45,
41.47,
42.97,
42.47,
35.88)


PrCrcl19 <-c(29.99,
30.96,
42.89,
31.05,
27.7,
33.62,
21.38,
25.22,
22.05,
23.75,
23.73)

PrCrcl20 <-c(43.3,
19.75,
21.7,
37.91,
46.1,
52.61,
57.67,
60.21,
34.55,
34.53,
42.25,
53.14,
43.88)


ShCr02cl19 <-c(235.39,
154.97,
143.47,
88.38,
48.25,
41.43,
83.27,
29.85,
156.3,
270.15)

ShCr02cl20 <-c(88.96,
151.46,
51.4,
421.41,
195.4,
108.75,
554.77,
356.83,
165.38,
228.04,
117.05,
113.13,
159.54)


ShCr03cl19<-c(42.63,
38.61,
40.64,
30.01,
39.9,
27.75,
28.6,
26.61)

ShCr03cl20 <-c(49.55,
30.84,
27.8,
48.99,
69.58,
69.92,
72.3)


ShCr05cl19 <-c(27.07,
28.45,
21.73,
20.7,
21.81)

ShCr05cl20 <-c(59.77,
22.7,
23.9,
40.4,
57.31,
64.96,
54.65,
65.74,
29.12,
36.98,
42.4,
51.28,
40.77)


ShCr06cl19 <-c(53.8,
162.79,
175.45,
213.89,
78.14,
267.44,
148.06)

ShCr06cl20 <-c(91.17,
157.92,
66.1,
312.81,
161.31,
215.3,
183.43,
585.27,
124.21,
155.34,
337.84,
244.26,
406.73)

WdCrcl19 <-c(62.89,
68.1,
70.7,
61.5,
41.56,
66.02,
40.14,
51.61,
62.39,
35.85,
51.89,
47.94,
51.24,
50.37,
57.55)

WdCrcl20 <-c(78.9,
53.13,
59.74,
97.08,
86.69)


WeCr03cl19 <-c(21.51,
27.39,
34.27,
34.69,
24.87,
38.17,
15.56,
24.89,
26.98,
15.79,
32.07,
35.19,
26.68,
31.75,
43.08)

WeCr03cl20 <-c(50.82,
19.46,
35.19,
57.63,
63.09,
76.65,
75.42,
89.26,
50.98,
45.78,
60.44,
72.59,
65.38)


WeCr07cl19 <-c(42.4,
40.13,
47.48,
46.95,
40.16,
43,
30.7,
34.3,
42.06,
23.35,
44.22,
55.2)

WeCr07cl20 <-c(58.14,
28.47,
35.96,
60.64,
78.31,
81.74,
88.57,
47.91,
62.3,
62.59,
80.85,
66.65)


WeCr09cl19 <-c(25.47,
25.75,
35.24,
34.4,
25.34,
30.17,
21.65,
23.71,
17.43,
23.72,
23.67)

WeCr09cl20 <-c(39.7,
13.85,
22.68,
39.54,
53.25,
63.55,
46.32,
69.97,
50.09,
31.1,
38.15,
47.46,
54.48)


WeCr11cl19 <-c(26.51,
66.72,
55.54,
33.26,
30.42,
37.01,
36.48,
51.97)

WeCr11cl20 <-c(62.46,
26.99,
34.8,
52.12,
65.01,
73.03,
72.41,
48.12,
58.33,
72.69,
62.33)


WrCrcl19 <-c(2,
5.44,
6.07,
3.61,
5.06,
2.3)

WrCrcl20 <-c(9.36,
2.82,
3.07,
8.89,
7.76,
11.6,
10.31,
5.44,
4.99,
7.94,
7.11,
5.63)

## ---- chunk 14
t.test(BfCr01cl19, BfCr01cl20, alternative = "two.sided", var.equal = TRUE)

t.test(BfCr02cl19, BfCr01cl20, alternative = "two.sided", var.equal = TRUE)

t.test(CmCrcl19, CmCrcl20, alternative = "two.sided", var.equal = TRUE)

t.test(ChCr01cl19, ChCr01cl20, alternative = "two.sided", var.equal = TRUE)

t.test(CsCrcl19, CsCrcl20, alternative = "two.sided", var.equal = TRUE)

t.test(NoFr01cl19, NoFr01cl20, alternative = "two.sided", var.equal = TRUE)

t.test(NoFr02cl19, NoFr02cl20, alternative = "two.sided", var.equal = TRUE)

t.test(NoFr03cl19, NoFr03cl20, alternative = "two.sided", var.equal = TRUE)

t.test(ShCr02cl19, ShCr02cl20, alternative = "two.sided", var.equal = TRUE)

t.test(ShCr03cl19, ShCr03cl20, alternative = "two.sided", var.equal = TRUE)

t.test(ShCr05cl19, ShCr05cl20, alternative = "two.sided", var.equal = TRUE)

t.test(ShCr06cl19, ShCr06cl20, alternative = "two.sided", var.equal = TRUE)

t.test(WrCrcl19, WrCrcl20, alternative = "two.sided", var.equal = TRUE)

t.test(WdCrcl19, WdCrcl20, alternative = "two.sided", var.equal = TRUE)

t.test(FdCrcl19, FdCrcl20, alternative = "two.sided", var.equal = TRUE)

t.test(PrCrcl19, PrCrcl20, alternative = "two.sided", var.equal = TRUE)

t.test(LrCrcl19, LrCrcl20, alternative = "two.sided", var.equal = TRUE)

t.test(NrCrcl19, NrCrcl20, alternative = "two.sided", var.equal = TRUE)

t.test(WeCr03cl19, WeCr03cl20, alternative = "two.sided", var.equal = TRUE)

t.test(WeCr07cl19, WeCr07cl20, alternative = "two.sided", var.equal = TRUE)

t.test(WeCr09cl19, WeCr09cl20, alternative = "two.sided", var.equal = TRUE)

t.test(WeCr11cl19, WeCr11cl20, alternative = "two.sided", var.equal = TRUE)

t.test(OhRv01cl19, OhRv01cl20, alternative = "two.sided", var.equal = TRUE)

t.test(OhRv02cl19, OhRv02cl20, alternative = "two.sided", var.equal = TRUE)
## ---- chunk 15
wilcox.test(BfCr01cl19, BfCr01cl20)

wilcox.test(BfCr02cl19, BfCr01cl20)

wilcox.test(CmCrcl19, CmCrcl20)

wilcox.test(ChCr01cl19, ChCr01cl20)

wilcox.test(CsCrcl19, CsCrcl20)

wilcox.test(NoFr01cl19, NoFr01cl20)

wilcox.test(NoFr02cl19, NoFr02cl20)

wilcox.test(NoFr03cl19, NoFr03cl20)

wilcox.test(ShCr02cl19, ShCr02cl20)

wilcox.test(ShCr03cl19, ShCr03cl20)

wilcox.test(ShCr05cl19, ShCr05cl20)

wilcox.test(ShCr06cl19, ShCr06cl20)

wilcox.test(WrCrcl19, WrCrcl20)

wilcox.test(WdCrcl19, WdCrcl20)

wilcox.test(FdCrcl19, FdCrcl20)

wilcox.test(PrCrcl19, PrCrcl20)

wilcox.test(LrCrcl19, LrCrcl20)

wilcox.test(NrCrcl19, NrCrcl20)

wilcox.test(WeCr03cl19, WeCr03cl20)

wilcox.test(WeCr07cl19, WeCr07cl20)

wilcox.test(WeCr09cl19, WeCr09cl20)

wilcox.test(WeCr11cl19, WeCr11cl20)

wilcox.test(OhRv01cl19, OhRv01cl20)

wilcox.test(OhRv02cl19, OhRv02cl20)
## ---- chunk 16

BfCr0119 <-c(427.7,414.7,381.3,371.8,380.7,359.1,423,398.3,416,430.5,394)

BfCr0120 <-c(424.1,438.3,429.2,426.6,303,379.6,443.7,482.8,474.8,466.7,394.9,410.3,449.4)

BfCr0118 <-c(365.5,
451.8,
412.4,
416.2,
431.3,
448.7)


BfCr0219 <-c(445.5,428.6,414,398.1,398,378,449.5,441.5,431.9,457.5,395)

BfCr0220 <-c(465.6,476.2,485.5,466.8,500,462.2,539,623,480.8,430.9,518.6,543.2,588)

BfCr0218 <-c(406.9,
499.6,
450.8,
453.4,
484.5,
493)


ChCr0119 <-c(631,788,988,894,1089,1324,1555,1757,2244,2457,1216)

ChCr0120 <-c(1126,1295,1502,1743,1471,1754,2534,3186,4460,5120,4916,1734,3231,4030,4436,3234)


CmCr19 <-c(291.5,416.3,414.7,296.4,423.9,429.9)

CmCr20 <-c(426.6,457.7,473.7,461,474.7,507.4,496.2,507.9,463.2,399.6,516.4,499.1)


CsCr19 <-c(665,835,875,892,896,884,1057,1138,1261,1211,833)

CsCr20 <-c(767,909,983,1037,996,1161,1242,1370,848,1783,1357,807,1078,1054,1325,1272)


FdCr19 <-c(481.8,680,635,565,567,678,712,735)

FdCr20 <-c(621,671,685,704,655,706,544,730,784,924,750,551,687,708,781,464.8)


LrCr19 <-c(632,563.8,601,522.7,556.9,552.8,545,562,577,552,667,623,616,657,587,704,664,481.6,751)

LrCr20 <-c(576,642,566,675,627,674,518.7,676,528.1,777,634,501.5,636,700,710,658)

LrCr18 <-c(326.3,
632,
655,
680,
634,
609,
704,
685,
703)


NoFr0119 <-c(648,634,545.4,542,572,496.9,622,644,629,643,697,680,814)

NoFr0120 <-c(585,648,684,681,640,648,609,775,823,826,835,567,747,855,484.5,828)

NoFr0118 <-c(534.4,
622,
626,
623,
717,
725)


NoFr0219 <-c(529.4,517.2,483.4,477.6,498.2,541.9,546.6,481.1,575,663)

NoFr0220 <-c(479.6,522.2,550.7,555.6,507.8,493.1,483.8,593,520.8,617,571,495.4,608,647,650,651)


NoFr0319 <-c(413.2,378.9,388.6,387.8,360.8,420.2,441,444.7,447.1,458.4,445.4,495.2)

NoFr0320 <-c(418.6,430.8,445.9,441.8,401.5,384.4,384.2,454,474.2,469.5,463.8,409.6,461.8,476.2,847,465.7)

NoFr0318 <-c(397.7,
461.9,
439.9,
439.2,
451.4,
445.8)


NrCr19 <-c(2049,2112,2478,2263,2521,2247,2932,3096,3835,3750,2485)

NrCr20 <-c(2742,3345,3638,3951,2878,3710,3392,4140,922,4434,3025,3637,3823)


OhRv0119 <-c(231.6,221.1,220.4,190.2,215.2,228.3,245.5,254.1,256.4,296.9,266.4,273.5,308.1,313.6,384,398.6,409.9,368.8)

OhRv0120 <-c(341.4,325,371,405.7,434.8,330,402.2,407.2,443,411.3,399.2,388.6)

OhRv0118 <-c(360.9,
338,
341.7,
332.2,
371.3,
124,
378.6,
361.6)


OhRv0219 <-c(233.4,219.1,221.4,194,214.1,245.2,241.6,251.5,296.5,281.4,275.1,283.8,308.3,337.3,396,389.9,403.8,404.4,371.6)

OhRv0220 <-c(341,324.4,346,367.7,355,433.7,326.8,402.1,416.2,443.2,409.4,374.8,400.9,407.9,370.7,389.8)


PrCr19 <-c(546.8,513.3,513.2,477,483.5,477.9,467.2,454,479.3,525,561,580,448.8)

PrCr20 <-c(506.9,556,577.2,558,548.7,574,464.6,567,559,575,579,466.3,604,640,658,615)


ShCr0219 <-c(1445,1134,894,730,653,685,921,687,1200,1543,1162,1438,2180)

ShCr0220 <-c(834,717,842,1291,1472,880,2464,1451,1020,3369,1933,1047,1553,1219,1143,1366)

ShCr0218 <-c(759,
1223,
1144,
1084,
1181,
1205)


ShCr0319 <-c(624.5,607,534.6,521.9,563,604,612,509.2,674,804)

ShCr0320 <-c(557.5,615,657,662,584,643,592,742,817,840)


ShCr0519 <-c(448.8,451.9,499.1,513.6,450,538,630)

ShCr0520 <-c(480.1,507,537.6,493,542,457.6,569,645,645,592,406.4,573,599,627.5,581.1)


ShCr0619 <-c(583,942,1119,1219,932,1628,1140,1448,1727)

ShCr0620 <-c(820,846,1083,1527,1508,1014,1845,1205,1508,1492,2749,886,1267,2204,1584,2399)


WdCr19 <-c(700,669,703,614,612,614,595,618,592,654,710,664,656,710,708,760,745,639)

WdCr20 <-c(680,741,786,808,725,778,650,635)

WdCr18 <-c(725,
733,
772,
725,
770,
863,
822)


WeCr0319 <-c(446.1,462.5,434,396.8,418.1,440.2,327.8,373.3,393.1,449.5,483.7,491.3,499.7,538,544,557,566,438.5,529)

WeCr0320 <-c(458.7,524,464.5,552,439.1,545,487.5,558,615,637,545,480.2,530,582,640,646)

WeCr0318 <-c(504,
408,
489,
492,
478.3,
509,
527,
478.6,
517)


WeCr0719 <-c(493.6,468.3,461.7,441.6,477.6,465.5,378.1,427,478.1,396.2,525.7,573,619,434.2,594)

WeCr0720 <-c(434.2,508.8,454.4,561,496.7,587,552,571,560,598,474.8,607,656,705,665)

WeCr0718 <-c(475,
518,
533,
496,
544,
568,
547,
600)


WeCr0919 <-c(383.9,432.3,389.7,373.1,401.1,380,314.7,406,380.4,431,431.2,476.4,250.7)

WeCr0920 <-c(417.5,462.9,496.2,509,397.1,500,429.7,558,505,358.1,519,510,326,498.8,529.4,540.2)


WeCr1119 <-c(304.3,485.1,479.4,388.1,357.6,484.2,509.4,563,622,443.7)

WeCr1120 <-c(436,510,539,557,507.5,587,509.7,553,648,701,477.5,641,696,655)


WrCr19 <-c(277.6,384,397.1,326.4,447.5,407.3,447.1,486.8)

WrCr20 <-c(414.4,433.1,444.7,438.4,433.7,420.7,470.1,484.8,476.7,475.7,390.7,453.1,481.2,465.5,445.3)


## ---- chunk 17
BfCr01sum <- aov (BfCr0120 ~ BfCr0119 + BfCr0118)
summary(BfCr01sum)

#im not sure how to set up an anova this is we used in biostats but im not sure if its right or what i should be using its also not running haha so 

## ---- chunk 18
t.test(BfCr0119, BfCr0120, alternative = "two.sided", var.equal = TRUE)

t.test(BfCr0219, BfCr0220, alternative = "two.sided", var.equal = TRUE)

t.test(CmCr19, CmCr20, alternative = "two.sided", var.equal = TRUE)

t.test(ChCr0119, ChCr0120, alternative = "two.sided", var.equal = TRUE)

t.test(CsCr19, CsCr20, alternative = "two.sided", var.equal = TRUE)

t.test(NoFr0119, NoFr0120, alternative = "two.sided", var.equal = TRUE)

t.test(NoFr0219, NoFr0220, alternative = "two.sided", var.equal = TRUE)

t.test(NoFr0319, NoFr0320, alternative = "two.sided", var.equal = TRUE)

t.test(ShCr0219, ShCr0220, alternative = "two.sided", var.equal = TRUE)

t.test(ShCr0319, ShCr0320, alternative = "two.sided", var.equal = TRUE)

t.test(ShCr0519, ShCr0520, alternative = "two.sided", var.equal = TRUE)

t.test(ShCr0619, ShCr0620, alternative = "two.sided", var.equal = TRUE)

t.test(WrCr19, WrCr20, alternative = "two.sided", var.equal = TRUE)

t.test(WdCr19, WdCr20, alternative = "two.sided", var.equal = TRUE)

t.test(FdCr19, FdCr20, alternative = "two.sided", var.equal = TRUE)

t.test(PrCr19, PrCr20, alternative = "two.sided", var.equal = TRUE)

t.test(LrCr19, LrCr20, alternative = "two.sided", var.equal = TRUE)

t.test(NrCr19, NrCr20, alternative = "two.sided", var.equal = TRUE)

t.test(WeCr0319, WeCr0320, alternative = "two.sided", var.equal = TRUE)

t.test(WeCr0719, WeCr0720, alternative = "two.sided", var.equal = TRUE)

t.test(WeCr0919, WeCr0920, alternative = "two.sided", var.equal = TRUE)

t.test(WeCr1119, WeCr1120, alternative = "two.sided", var.equal = TRUE)

t.test(OhRv0119, OhRv0120, alternative = "two.sided", var.equal = TRUE)

t.test(OhRv0219, OhRv0220, alternative = "two.sided", var.equal = TRUE)
## ---- chunk 19
wilcox.test(BfCr0119, BfCr0120)

wilcox.test(BfCr0219, BfCr0220)

wilcox.test(CmCr19, CmCr20)

wilcox.test(ChCr0119, ChCr0120)

wilcox.test(CsCr19, CsCr20)

wilcox.test(NoFr0119, NoFr0120)

wilcox.test(NoFr0219, NoFr0220)

wilcox.test(NoFr0319, NoFr0320)

wilcox.test(ShCr0219, ShCr0220)

wilcox.test(ShCr0319, ShCr0320)

wilcox.test(ShCr0519, ShCr0520)

wilcox.test(ShCr0619, ShCr0620)

wilcox.test(WrCr19, WrCr20)

wilcox.test(WdCr19, WdCr20)

wilcox.test(FdCr19, FdCr20)

wilcox.test(PrCr19, PrCr20)

wilcox.test(LrCr19, LrCr20)

wilcox.test(NrCr19, NrCr20)

wilcox.test(WeCr0319, WeCr0320)

wilcox.test(WeCr0719, WeCr0720)

wilcox.test(WeCr0919, WeCr0920)

wilcox.test(WeCr1119, WeCr1120)

wilcox.test(OhRv0119, OhRv0120)

wilcox.test(OhRv0219, OhRv0220)
